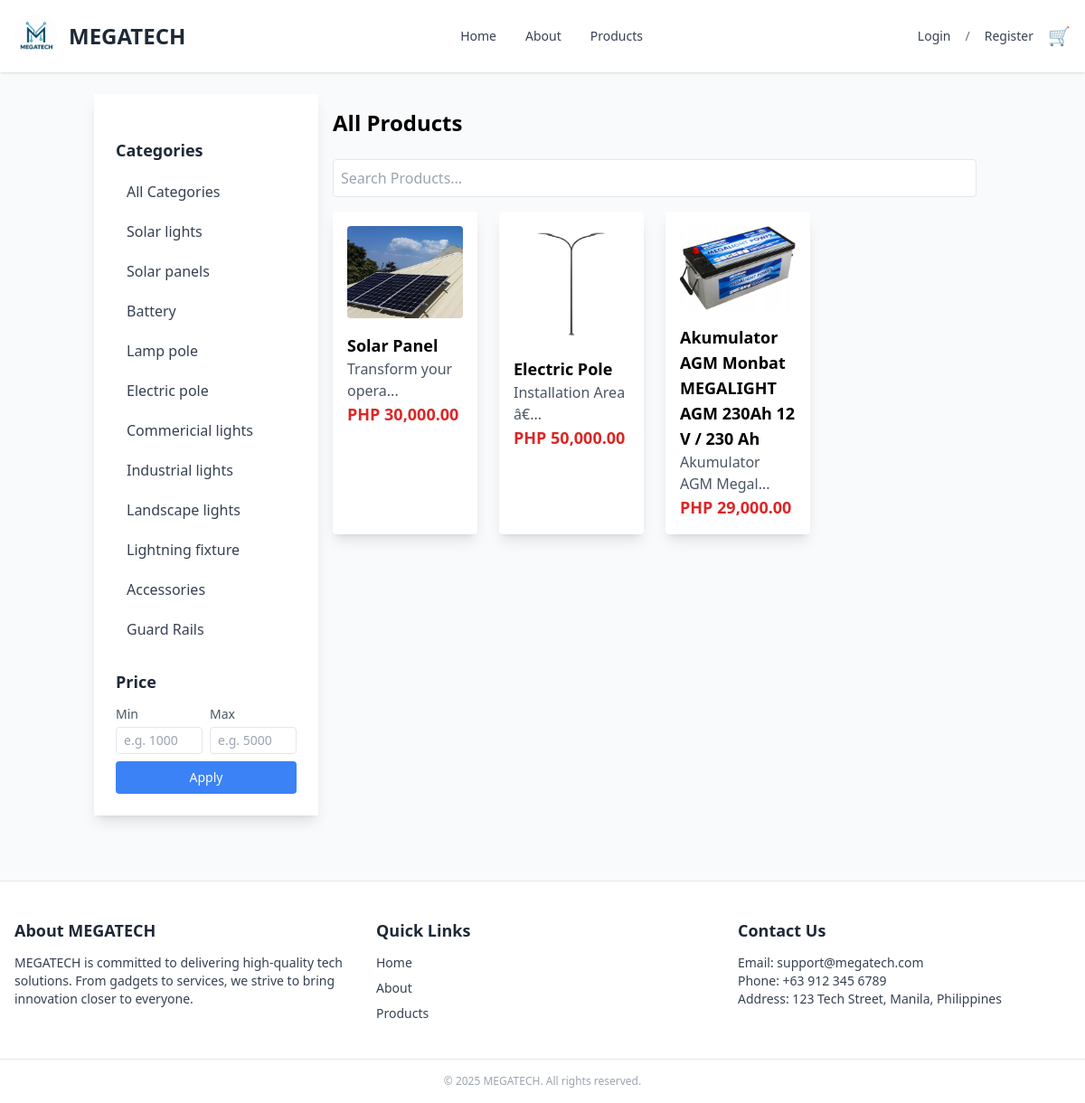
/products.php, run on the app's committed database.
### tables this page shows
CREATE TABLE `category` (
  `category_id` int(11) NOT NULL,
  `category_name` varchar(60) NOT NULL,
  `category_description` text DEFAULT NULL,
  `status` int(11) NOT NULL DEFAULT 1 COMMENT '0=InActive 1=Active'
);

CREATE TABLE `product` (
  `prod_id` int(11) NOT NULL,
  `prod_code` varchar(60) NOT NULL,
  `prod_name` varchar(60) NOT NULL,
  `prod_description` text NOT NULL,
  `prod_specs` longtext NOT NULL CHECK (json_valid(`prod_specs`)),
  `prod_stocks` int(11) NOT NULL,
  `prod_category_id` int(11) NOT NULL,
  `prod_price` decimal(10,2) NOT NULL,
  `prod_critical` int(11) NOT NULL,
  `prod_status` int(11) NOT NULL COMMENT '0=unactive,1=active',
  `prod_image` varchar(255) NOT NULL,
  `prod_added` datetime NOT NULL
);

### backend/db.php (called while the page is built, shortened)
<?php
class db_connect
{
    public $host = db_host;
    public $user = db_user;
    public $pass = db_pass;
    public $name = db_name;
    public function connect()
    {
        try {
            $this->conn = new mysqli($this->host, $this->user, $this->pass, $this->name);
        } catch (\Throwable $th) {
            header("Location:setup.php");
        }
    }
}

### backend/class.php (called while the page is built, shortened)
<?php
include ('db.php');
class global_class extends db_connect
{
     public function fetch_all_categories(){
        $query = $this->conn->prepare("SELECT *
        FROM category where status='1'"
    );
        if ($query->execute()) {
            $result = $query->get_result();
            return $result;
        }
    }
public function fetch_all_product() {
    $query = $this->conn->prepare("
        SELECT
            product.*,
            category.category_name
        FROM product
        LEFT JOIN category ON product.prod_category_id = category.category_id
        WHERE product.prod_status = '1'
    ");
    if ($query->execute()) {
        $result = $query->get_result();
        return $result;
    } else {
        return false;
    }
}
}

### products.php (the view, shortened to what this page needs)
<?php
include "components/header.php";
include('backend/class.php');
$db = new global_class();
?>
<div class="container mx-auto px-4 py-6">
    <div class="flex">
        <aside
            id="sidebar"
            class="fixed top-0 left-0 w-64 h-full bg-white shadow-lg transform -translate-x-full lg:relative lg:translate-x-0 lg:w-1/4 lg:h-auto p-6 transition-transform duration-300 ease-in-out z-50 space-y-6"
        >
            <div>
                <h2 class="text-lg font-semibold text-gray-800 mb-3">Categories</h2>
                <ul id="category-list" class="space-y-1">
                    <li>
                        <a href="#" class="block px-3 py-2 rounded text-gray-700 hover:bg-gray-100 transition category-filter" data-category-id="all">
                            All Categories
                        </a>
                    </li>
                    <?php
                    $categories = $db->fetch_all_categories();
                    foreach ($categories as $category):
                        echo '
                            <li>
                                <a href="#" class="block px-3 py-2 rounded text-gray-700 hover:bg-gray-100 transition category-filter" data-category-id="'.$category['category_id'].'">
                                    '.ucfirst($category['category_name']).'
                                </a>
                            </li>';
                    endforeach;
                    ?>
                </ul>
            </div>
            <div>
                <h2 class="text-lg font-semibold text-gray-800 mb-3">Price</h2>
                <div class="space-y-3">
                    <div class="flex flex-col space-y-2">
                        <div class="flex items-center justify-between space-x-2">
                            <label class="flex-1">
                                <span class="block text-sm text-gray-600 mb-1">Min</span>
                                <input type="number" id="min-price" class="w-full border rounded px-2 py-1 text-sm focus:outline-none focus:ring focus:border-blue-300" placeholder="e.g. 1000">
                            </label>
                            <label class="flex-1">
                                <span class="block text-sm text-gray-600 mb-1">Max</span>
                                <input type="number" id="max-price" class="w-full border rounded px-2 py-1 text-sm focus:outline-none focus:ring focus:border-blue-300" placeholder="e.g. 5000">
                            </label>
                        </div>
                        <button id="price-filter-btn" class="w-full bg-blue-500 text-white text-sm font-medium py-2 rounded hover:bg-blue-600 transition">
                            Apply
                        </button>
                    </div>
                </div>
            </div>
        </aside>
        <main id="product-list" class="w-full lg:w-3/4 p-4 ml-auto">
            <?php include "backend/end-points/product_list.php"; ?>
        </main>
    </div>
</div>
<?php include "components/footer.php"; ?>

### backend/end-points/product_list.php (shortened to what this page needs)
<h1 class="text-2xl font-semibold mb-6">All Products</h1>
<input type="text" id="search" class="w-full p-2 mb-4 border rounded" placeholder="Search Products...">
<div class="grid grid-cols-2 md:grid-cols-3 lg:grid-cols-4 gap-6" id="product-grid">
    <?php
    $fetch_all_product = $db->fetch_all_product();
    foreach ($fetch_all_product as $product):
    ?>
    <div class="bg-white p-4 rounded shadow-lg transition-transform transform hover:scale-105 hover:shadow-2xl product-card" data-category-id="<?=$product['prod_category_id']?>" data-price="<?=$product['prod_price']?>">
        <a href="login.php">
            <img src="upload/<?=$product['prod_image']?>" alt="Product Image" class="w-full rounded mb-4 transition-transform hover:scale-105">
            <h2 class="font-semibold text-lg transition-colors hover:text-blue-500 product-name"><?=$product['prod_name']?></h2>
            <p class="text-gray-600 transition-colors hover:text-gray-800"><?= substr($product['prod_description'], 0, 20) . (strlen($product['prod_description']) > 20 ? '...' : '') ?></p>
            <p class="text-lg font-bold text-red-600">PHP <?=number_format($product['prod_price'], 2);?></p>
        </a>
    </div>
    <?php endforeach; ?>
</div>

### assets/css/style.css (style rules this page uses)
html { scroll-behavior: smooth; }

### data on the page
category: category_name "Solar lights"
category: category_name "Solar panels"
category: category_name "Battery"
category: category_name "Lamp pole"
category: category_name "Electric pole"
category: category_name "Commericial lights"
category: category_name "Industrial lights"
category: category_name "Landscape lights"
category: category_name "Lightning fixture"
category: category_name "Accessories"
category: category_name "Guard Rails"
product: prod_image (picture), prod_name "Solar Panel", prod_description "Transform your opera", prod_price "30,000.00"
product: prod_image (picture), prod_name "Electric Pole", prod_description "Installation Area â€", prod_price "50,000.00"
product: prod_image (picture), prod_name "Akumulator AGM Monbat MEGALIGHT AGM 230Ah 12 V / 230 Ah", prod_description "Akumulator AGM Megal", prod_price "29,000.00"
